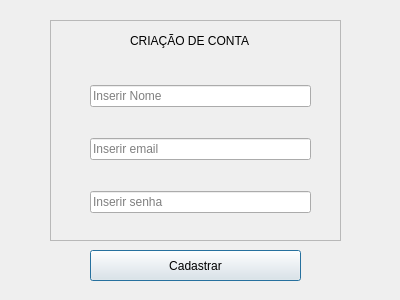
<?xml version="1.0" encoding="UTF-8"?>
<ui version="4.0">
 <class>CadastrarFuncionario</class>
 <widget class="QDialog" name="CadastrarFuncionario">
  <property name="geometry">
   <rect>
    <x>0</x>
    <y>0</y>
    <width>400</width>
    <height>300</height>
   </rect>
  </property>
  <property name="windowTitle">
   <string>Dialog</string>
  </property>
  <widget class="QFrame" name="frame">
   <property name="geometry">
    <rect>
     <x>50</x>
     <y>20</y>
     <width>291</width>
     <height>221</height>
    </rect>
   </property>
   <property name="frameShape">
    <enum>QFrame::Shape::StyledPanel</enum>
   </property>
   <property name="frameShadow">
    <enum>QFrame::Shadow::Raised</enum>
   </property>
   <widget class="QLabel" name="label">
    <property name="geometry">
     <rect>
      <x>80</x>
      <y>10</y>
      <width>141</width>
      <height>21</height>
     </rect>
    </property>
    <property name="text">
     <string>CRIAÇÃO DE CONTA</string>
    </property>
   </widget>
   <widget class="QWidget" name="layoutWidget">
    <property name="geometry">
     <rect>
      <x>40</x>
      <y>40</y>
      <width>221</width>
      <height>181</height>
     </rect>
    </property>
    <layout class="QVBoxLayout" name="verticalLayout">
     <item>
      <widget class="QLineEdit" name="lineEdit_username">
       <property name="styleSheet">
        <string notr="true"/>
       </property>
       <property name="placeholderText">
        <string>Inserir Nome</string>
       </property>
      </widget>
     </item>
     <item>
      <widget class="QLineEdit" name="lineEdit_email">
       <property name="styleSheet">
        <string notr="true"/>
       </property>
       <property name="placeholderText">
        <string>Inserir email</string>
       </property>
      </widget>
     </item>
     <item>
      <widget class="QLineEdit" name="lineEdit_password">
       <property name="styleSheet">
        <string notr="true"/>
       </property>
       <property name="placeholderText">
        <string>Inserir senha</string>
       </property>
      </widget>
     </item>
    </layout>
   </widget>
  </widget>
  <widget class="QPushButton" name="pushButton_RegisterEmployee">
   <property name="geometry">
    <rect>
     <x>90</x>
     <y>250</y>
     <width>211</width>
     <height>31</height>
    </rect>
   </property>
   <property name="text">
    <string>Cadastrar</string>
   </property>
  </widget>
 </widget>
 <resources/>
 <connections/>
</ui>
